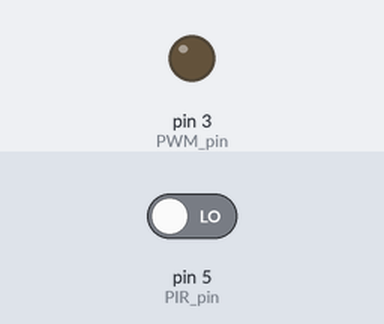
The sketch below on a simulated Arduino Uno, built with avr-gcc and run on an emulated ATmega328P. On the bench: output pins drawn as LEDs (lit = HIGH). The test bench sets the inputs (shaded band); at power-on: pin 5 (PIR_pin) LOW. What the sketch prints to the serial monitor is not drawn.

Above: at 1.2 s.
1.3 s: pin 5 (PIR_pin) driven HIGH
At 2.7 s:
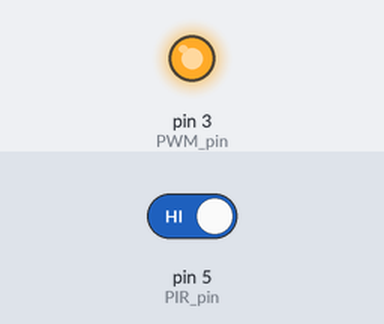
Timing chart, 0 to 4.3 s (numbered marks = the images above; inputs shaded):
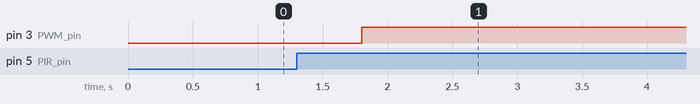

Measured:
- after the input at 1.3 s, pin 3 (PWM_pin): LOW → HIGH after 0.50 s

The sketch:

Motion.ino
```cpp
int PIR_pin = 5;
int PWM_pin = 3;
long time_delay = 30000;
int dim_delay = 20;
long time_old = 0;
bool on_state = 0;
int inc_val = 0;
void setup() {
  Serial.begin(9600);
  pinMode(PIR_pin,INPUT);
  pinMode(PWM_pin,OUTPUT);
  digitalWrite(PIR_pin, LOW);
}
void loop() {
   if (digitalRead(PIR_pin)==1){
        on_state = 1;
        time_old = millis();
    }
    if(on_state == 1){
        if (millis()-time_old<time_delay){
            inc_val = inc_val +1;
            if (inc_val>255){
                inc_val = 255;
            }
            delay(500);
        }
        else {
        inc_val = inc_val -1;
        if (inc_val<0){
            inc_val = 0;
            on_state = 0;
        }
        delay(500);
        }
    }
    else {
    time_old = millis();
    }
    digitalWrite(PWM_pin, inc_val);
    Serial.print(inc_val);
}
```
